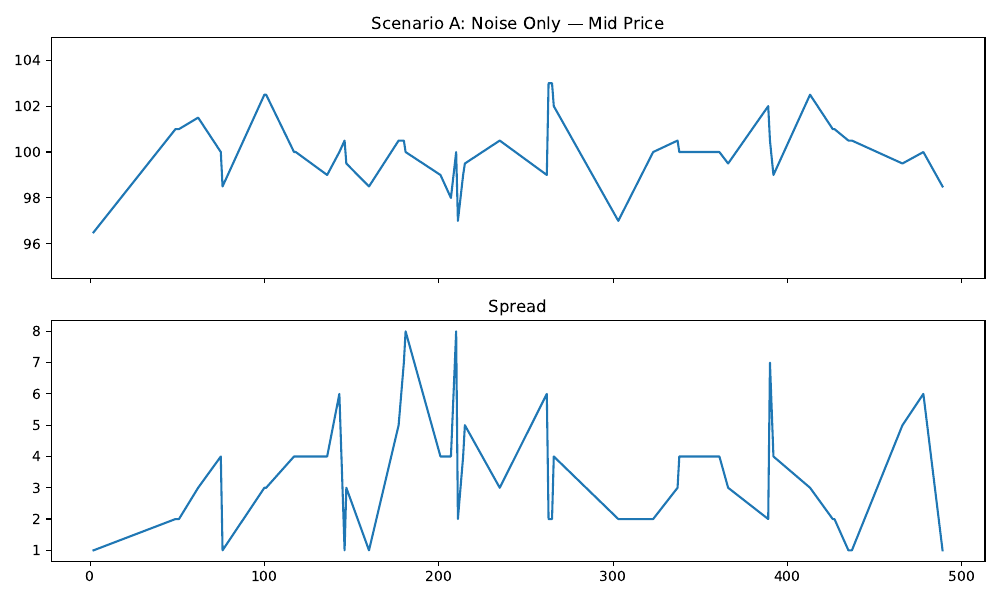

Recreate this plot in Python.
import random
import numpy as np
import pandas as pd
import matplotlib.pyplot as plt

from matplotlib.backends.backend_pdf import PdfPages

from agents import NoiseTraderAgent, MarketMakerAgent, MomentumAgent
from fair_value import FairValueProcess
from order_book import OrderBook
from engine import MarketEngine
from environment import MarketEnvironment
from logger import Logger
from market_config import MarketConfig
from events import (
    AgentArrivalEvent,
    MarketCloseEvent,
    SnapshotEvent,
    FairValueUpdateEvent,
)


# Core simulation runner

def run_scenario(agents, seed=42, horizon=500):
    random.seed(seed)
    np.random.seed(seed)

    book = OrderBook()
    logger = Logger()
    engine = MarketEngine(book, logger)
    env = MarketEnvironment(engine, MarketConfig(snapshot_interval=1.0))

    fair_value = FairValueProcess(initial_value=100.0, sigma=0.5, seed=seed)

    for agent in agents:
        engine.agents[agent.agent_id] = agent
        t0 = agent.next_event_time(0)
        engine.schedule(AgentArrivalEvent(t0, agent, env))

    engine.schedule(SnapshotEvent(0, env))
    engine.schedule(FairValueUpdateEvent(0, fair_value, dt=1.0))
    engine.schedule(MarketCloseEvent(horizon))

    engine.run()
    return logger


# Metric extraction

def extract_metrics(logger):
    l1 = logger.l1_df()
    l1 = l1.set_index("time")

    mid = l1["mid"]
    spread = l1["spread"]
    returns = np.log(mid).diff()

    returns = returns.dropna()
    returns = returns[returns != 0]

    metrics = {
        "mid": mid,
        "spread": spread,
        "volatility": returns.rolling(20).std(),
        "avg_spread": spread.mean(),
        "volatility_mean": returns.rolling(20).std().mean(),
    }

    return metrics


# Plotting helpers

def plot_scenario(pdf, title, metrics, price_ylim):
    fig, axes = plt.subplots(2, 1, figsize=(10, 6), sharex=True)

    axes[0].plot(metrics["mid"])
    axes[0].set_title(f"{title} — Mid Price")
    axes[0].set_ylim(price_ylim)

    axes[1].plot(metrics["spread"])
    axes[1].set_title("Spread")

    plt.tight_layout()
    pdf.savefig(fig)
    plt.close(fig)


# Scenario definitions

def scenario_noise(seed):
    fv = FairValueProcess(seed=seed)
    return [
        NoiseTraderAgent("N1", fv, 1.2),
        NoiseTraderAgent("N2", fv, 1.2),
        NoiseTraderAgent("N3", fv, 1.2),
    ]


def scenario_noise_mm(seed):
    fv = FairValueProcess(seed=seed)
    return [
        NoiseTraderAgent("N1", fv, 1.2),
        NoiseTraderAgent("N2", fv, 1.2),
        NoiseTraderAgent("N3", fv, 1.2),
        MarketMakerAgent("MM1", arrival_rate=0.5),
    ]


def scenario_noise_momentum(seed):
    fv = FairValueProcess(seed=seed)
    return [
        NoiseTraderAgent("N1", fv, 1.2),
        NoiseTraderAgent("N2", fv, 1.2),
        MomentumAgent("M1", window=30, arrival_rate=1.0),
        MomentumAgent("M2", window=30, arrival_rate=1.0),
    ]


# Main report generation

def main():
    SEED = 42
    HORIZON = 500

    print("\nRunning Day-10 ecosystem experiments...\n")

    scenarios = {
        "Scenario A: Noise Only": scenario_noise(SEED),
        "Scenario B: Noise + Market Maker": scenario_noise_mm(SEED),
        "Scenario C: Noise + Momentum": scenario_noise_momentum(SEED),
    }

    results = {}

    for name, agents in scenarios.items():
        logger = run_scenario(agents, seed=SEED, horizon=HORIZON)
        results[name] = extract_metrics(logger)

    all_prices = pd.concat([m["mid"] for m in results.values()])
    price_ylim = (all_prices.min() - 2, all_prices.max() + 2)

    with PdfPages("market_report.pdf") as pdf:
        for name, metrics in results.items():
            plot_scenario(pdf, name, metrics, price_ylim)

    summary = pd.DataFrame({
        "Avg Spread": {k: v["avg_spread"] for k, v in results.items()},
        "Volatility": {k: v["volatility_mean"] for k, v in results.items()},
    })

    print("=== Summary Statistics ===")
    print(summary.round(4))
    print("\nmarket_report.pdf generated successfully")


if __name__ == "__main__":
    main()
